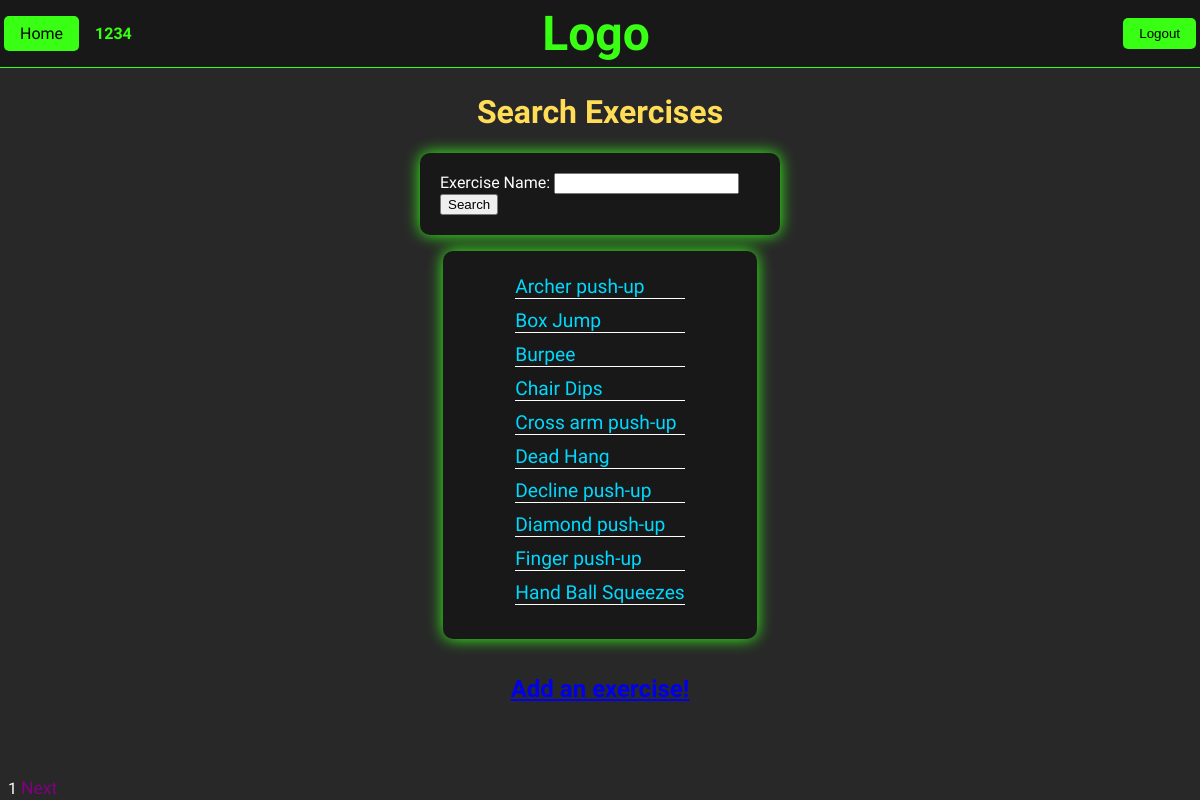
/exercises/search/ (signed in), run on the app's committed database.
### gym/models.py (models this page shows, shortened)
class FitCrawlerUser(AbstractBaseUser):
    email = models.EmailField(max_length=255, unique=True)
    username = models.CharField(max_length=63, unique=True)
    TYPES = ( ('FitKnight', 'FitKnight'), ('FitGuildOfficer', 'FitGuildOfficer'))
    user_type = models.CharField(max_length=31, choices=TYPES, default='FitKnight')
    gym = models.ForeignKey('gym.Gym', on_delete=models.SET_NULL, null=True, blank=True)
    is_admin = models.BooleanField(default=False)
    is_active = models.BooleanField(default=True)
    USERNAME_FIELD = 'username'
    EMAIL_FIELD = 'email'
    REQUIRED_FIELDS = ['email']
    objects = FitUserManager()

### exercises/models.py (models this page shows, shortened)
class Exercise(models.Model):
    name = models.CharField(max_length=255)
    description = models.CharField(max_length=511)
    video_link = models.URLField(null=True, blank=True, max_length=255, default=None)

### exercises/views.py (the view)
# urls.py: path('search/', views.search_exercises, name='search_exercises'),
@login_required
def search_exercises(request):
    if request.GET.get('exercise_name'):
        search_query = request.GET.get('exercise_name')
    else:
        search_query = ''
    if request.GET.get('page'):
        page_number = int(request.GET.get('page'))
    else:
        page_number = 1
    with connection.cursor() as cursor:
        cursor.execute("""
            SELECT COUNT(*)
            FROM exercises_exercise e
            WHERE e.name LIKE CONCAT('%%', LOWER(%s), '%%')
            """, [search_query])
        total = cursor.fetchone()[0]
        last_page = ceil(total / NUM_ENTRIES_PER_PAGE)
        if last_page < 1:
            last_page = 1
        if page_number / NUM_ENTRIES_PER_PAGE > total:
            page_number = last_page
        offset = NUM_ENTRIES_PER_PAGE*(page_number - 1)
        cursor.execute("""
            SELECT e.id, e.name
            FROM exercises_exercise e
            WHERE e.name LIKE CONCAT('%%', LOWER(%s), '%%')
            ORDER BY e.name
            LIMIT 10 OFFSET %s
            """, [search_query, offset])
        rows = cursor.fetchall()
    template_args = {'exercises': rows, 'search_query': search_query, 'page_number': page_number}
    if page_number > 1:
        template_args['previous'] = page_number - 1
    if page_number < last_page:
        template_args['next'] = page_number + 1
    return render(request, 'exercises/search_exercises.html', template_args)

### exercises/templates/exercises/search_exercises.html (shortened to what this page needs)
{% extends 'gym/header.html' %}
{%load static %}
{% block content %}
<link rel="stylesheet" type="text/css" href="{% static 'exercises/search_exercises.css' %}">
<h1>Search Exercises</h1>
<form method="GET" class="search-exercises-form">
    <label for="id_exercise_name">Exercise Name:</label>
    <input type="text" name="exercise_name" value="{{ search_query }}" maxlength="255" id="id_exercise_name">
    <button type="submit">Search</button>
</form>
<div class="list-div">
    <ul>
    {% for exercise_id, exercise_name in exercises %}
        <li>
            <a href="{% url 'exercises:view_exercise' exercise_id %}">
            {{exercise_name}}
            </a>
        </li>
    {% endfor %}
    </ul>
</div>
{% if user.is_authenticated and user.user_type == 'FitGuildOfficer' %}
<h2><a href="{% url 'exercises:create_exercise' %}">Add an exercise!</a></h2>
{% endif %}
<div class="footer">
    {{ page_number }}
    {% if next %}
    <a href="{% url 'exercises:search_exercises' %}?page={{next}}&exercise_name={{search_query}}">Next</a>
    {% endif %}
</div>
{% endblock %}

### gym/templates/gym/header.html (shortened to what this page needs)
{% load static %}
<!DOCTYPE html>
<html lang="en">
    <head>
        <link rel="stylesheet" type="text/css" href="{% static 'fitness/header.css' %}">
    </head>
    <body>
        <header class="header">
            <div class="left">
                <a href="{% url 'fitness:home' %}" class="button">Home</a>
                {% if user.is_authenticated %}
                <div class="username"> {{ user.username }} </div>
                {% endif %}
            </div>
            <div class="logo">
                <h1>Logo</h1>
            </div>
            <div class="right">
                {% if user.is_authenticated %}
                <form action="{% url 'gym:logout' %}" method="POST">
                    <button type="submit" class="button">Logout</button>
                </form>
                {% else %}
                <div class="authentication">
                    <a href="{% url 'gym:signup' %}" class="button">Sign Up</a>
                    <a href="{% url 'gym:login' %}" class="button">Login</a>
                </div>
                {% endif %}
            </div>
        </header>
        <div class="header-space"></div>
            {% block content %}
            {% endblock %}
    </body>
</html>

### fitness/static/fitness/header.css (style rules this page uses)
body { background-color: #282828; color: white; font-family: "Rajdhani", sans-serif; }
.header { display: flex; justify-content: space-between; align-items: center; border-bottom: 1px solid #39FF14; padding: 1rem; margin: -1.5rem -1.75rem; background-color: #181818; margin-bottom: 1rem; position: fixed; width: 100%; }
.left { display: flex; align-items: center; justify-content: flex-start; width: 42%; }
.logo { font-size: 1.8rem; margin-left: 1rem; font-weight: bold; width: 10%; margin: -1rem 0rem; }
.logo h1 { color:#39FF14; margin: 0rem; font-size: 3rem; }
.right { display: flex; align-items: center; justify-content: flex-end; width: 42%; }
.button { background-color: #39FF14; color: black; padding: 0.5rem 1rem; text-decoration: none; border-radius: 5px; margin-left: 0.5rem; transition: background-color 0.3s ease; border: none; cursor: pointer; }
.username { font-weight: bold; margin-left: 1rem; color: #39FF14; }
.header-space { margin-top:1.5rem; padding-bottom: 3rem; }

### exercises/static/exercises/search_exercises.css (style rules this page uses)
h1 { color: #ffdd57; text-align: center; font-size: 2rem; }
h2 { color: #39FF14; text-align: center; font-size: 1.5rem; }
ul { width: fit-content; background-color: #181818; max-width: 25rem; padding: 1.5rem 4.5rem; box-shadow: 0rem 0rem 1rem rgb(55, 255, 25); border-radius: .625rem; }
li { list-style: none; margin-bottom: .625rem; font-family: 'Rajdhani', sans-serif; font-size: 1.2rem; border-top: pink; border-style: solid; border-width: 0 0 1px 0; }
ul li a { color: #00d9ff; text-decoration: none; }
.search-exercises-form { background-color: #181818; padding: 1.25rem; max-width: 20rem; margin: auto; border-radius: .625rem; box-shadow: 0rem 0rem 1rem rgb(55, 255, 25); }
.list-div { display: flex; align-items: center; justify-content: center; }
.footer { position: fixed; bottom: .1rem; }
.footer a { color: purple; text-decoration: none; font-size: 1.1rem; }

### data on the page
FitCrawlerUser: username "1234"
Exercise: name "Archer push-up"
Exercise: name "Box Jump"
Exercise: name "Burpee"
Exercise: name "Chair Dips"
Exercise: name "Cross arm push-up"
Exercise: name "Dead Hang"
Exercise: name "Decline push-up"
Exercise: name "Diamond push-up"
Exercise: name "Finger push-up"
Exercise: name "Hand Ball Squeezes"

### other printed values
{{ page_number }} "1"
